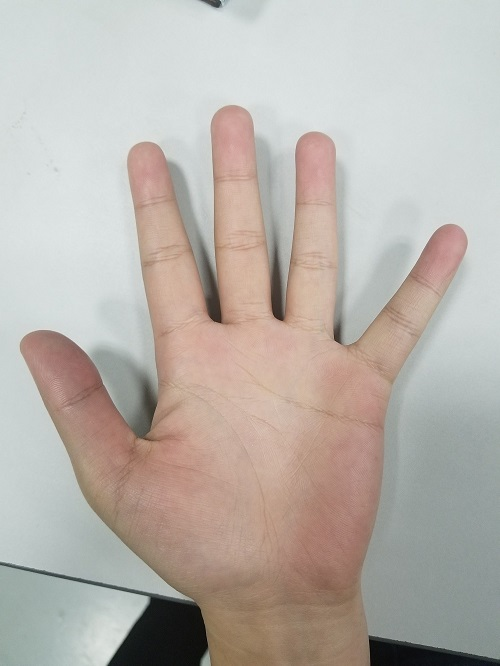
#> input picture cwwhand.jpg, 500 x 666 px
$ python 13_BackProjectVedio.py
#> lines starting #> are read from the running program, lines starting #| are printed output that depends on the picture
import cv2 as cv


def backProjection():
    """直方图反向投影"""
    capture = cv.VideoCapture(0)
    # 样本图片
    sample = cv.imread('cwwhand.jpg')
#> sample is the input picture: shape (666, 500, 3); mean B, G, R 171, 177.7, 184.8
    cv.imshow("sample", sample)
    sample_hsv = cv.cvtColor(sample, cv.COLOR_BGR2HSV)
#> sample_hsv: shape (666, 500, 3); mean H, S, V 56.2, 31.9, 189.2
    sample_hist = cv.calcHist([sample_hsv], [0, 1], None, [32, 32], [0, 180, 0, 256])
    cv.normalize(sample_hist, sample_hist, 0, 255, cv.NORM_MINMAX)
    while True:
        # 目标片图片
        ref, target = capture.read()
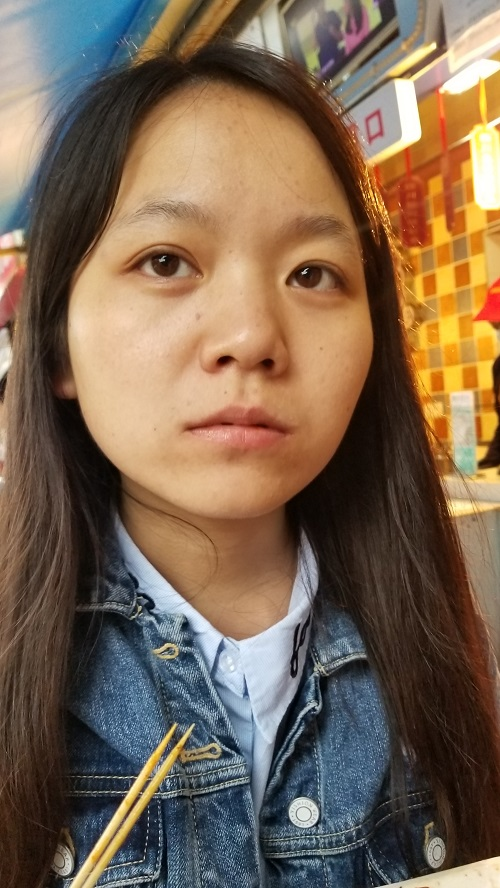
#> input picture testcww.jpg, 500 x 888 px, given in place of the camera
#> target is the input picture: shape (888, 500, 3); mean B, G, R 81.8, 102.1, 123.4
        target = cv.flip(target, 1)
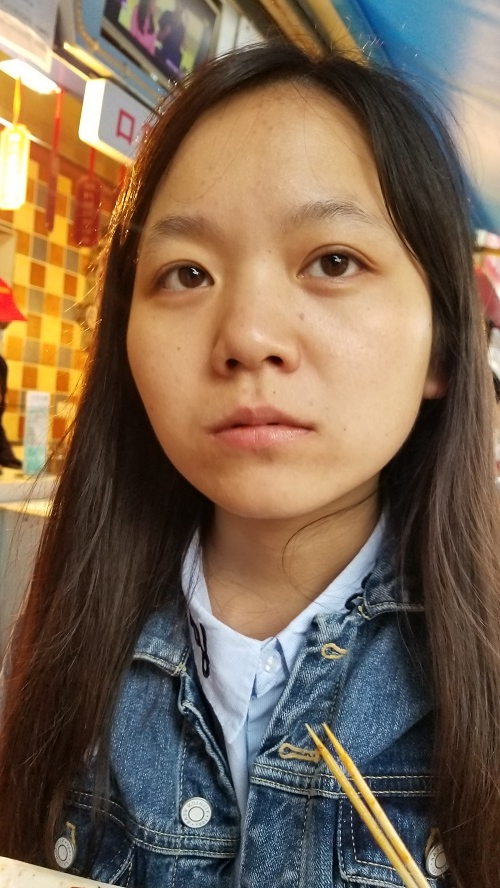
#> target: shape (888, 500, 3); mean B, G, R 81.8, 102.1, 123.4
        cv.imshow("target", target)
        target_hsv = cv.cvtColor(target, cv.COLOR_BGR2HSV)
#> target_hsv: shape (888, 500, 3); mean H, S, V 36.4, 116.6, 131.4
        dst = cv.calcBackProject([target_hsv], [0, 1], sample_hist, [0, 180, 0, 256], 1)
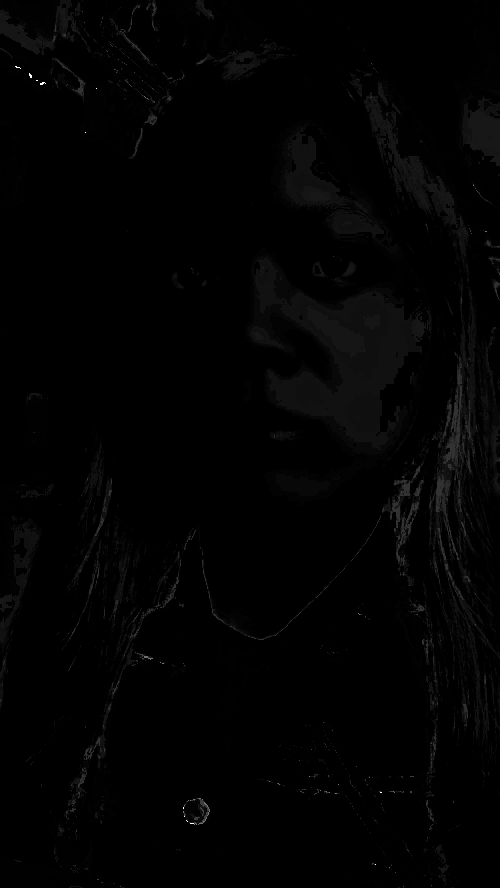
#> dst: shape (888, 500); min 0, max 255, mean 2.5
        cv.imshow("BackProject", dst)
        c=cv.waitKey(50)
#> (key Esc is pressed here)
        if c==27:
            break

backProjection()
